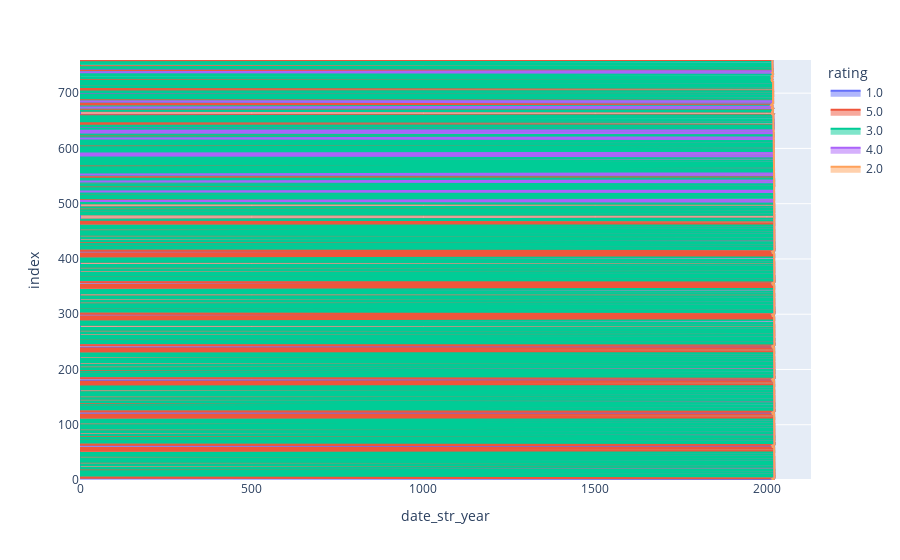

Notebook code for this chart:
### Code cell
fig  = px.area(df_clean, x = 'date_str_year', color='rating')
fig.show()

### Figure 1 — Plotly figure (JSON) as saved in the notebook; plotly's stock layout.template omitted (floating-point values rounded to 4 significant figures; data arrays with more than 128 entries replaced by an {"elided": "..."} marker saying what was removed)
{"data": [{"hovertemplate": "rating=1.0<br>date_str_year=%{x}<br>index=%{y}<extra></extra>", "legendgroup": "1.0", "line": {"color": "#636efa"}, "marker": {"symbol": "circle"}, "mode": "lines", "name": "1.0", "orientation": "h", "showlegend": true, "stackgroup": "1", "type": "scatter", "x": [2015, 2018, 2016, 2015, 2018, 2016, 2015, 2018, 2016, 2015, 2018, 2016, 2015, 2018, 2016, 2015, 2018, 2016, 2015, 2018, 2016, 2015, 2018, 2016, 2021, 2021, 2021, 2021, 2021, 2021, 2020, 2020, 2020, 2020, 2020, 2019, 2020, 2019, 2018, 2018, 2016, 2012, 2017], "xaxis": "x", "y": [0, 1, 2, 60, 61, 62, 120, 121, 122, 180, 181, 182, 240, 241, 242, 297, 298, 299, 354, 355, 356, 411, 412, 413, 516, 531, 541, 546, 556, 573, 582, 597, 603, 605, 624, 639, 643, 659, 695, 698, 723, 724, 744], "yaxis": "y"}, {"hovertemplate": "rating=5.0<br>date_str_year=%{x}<br>index=%{y}<extra></extra>", "legendgroup": "5.0", "line": {"color": "#EF553B"}, "marker": {"symbol": "circle"}, "mode": "lines", "name": "5.0", "orientation": "h", "showlegend": true, "stackgroup": "1", "type": "scatter", "x": {"elided": "349 int values"}, "xaxis": "x", "y": {"elided": "349 int values"}, "yaxis": "y"}, {"hovertemplate": "rating=3.0<br>date_str_year=%{x}<br>index=%{y}<extra></extra>", "legendgroup": "3.0", "line": {"color": "#00cc96"}, "marker": {"symbol": "circle"}, "mode": "lines", "name": "3.0", "orientation": "h", "showlegend": true, "stackgroup": "1", "type": "scatter", "x": [2022, 2022, 2022, 2022, 2021, 2021, 2021, 2022, 2022, 2022, 2022, 2021, 2021, 2021, 2022, 2022, 2022, 2022, 2021, 2021, 2021, 2022, 2022, 2022, 2022, 2021, 2021, 2021, 2022, 2022, 2022, 2022, 2021, 2021, 2021, 2022, 2022, 2022, 2022, 2021, 2021, 2021, 2022, 2022, 2022, 2022, 2021, 2021, 2021, 2022, 2022, 2022, 2022, 2021, 2021, 2021, 2021, 2021, 2021, 2021, 2021, 2021, 2021, 2021, 2021, 2021, 2020, 2020, 2020, 2020, 2020, 2020, 2020, 2020, 2020, 2020, 2020, 2020, 2020, 2020, 2019, 2020, 2020, 2020, 2019, 2019, 2019, 2019, 2018, 2016, 2014, 2018, 2018, 2018, 2018, 2018, 2018, 2018, 2018, 2018, 2017, 2016, 2015, 2018, 2016, 2014, 2016, 2018, 2018, 2017, 2018, 2016, 2016, 2016, 2016, 2016, 2016, 2016, 2016], "xaxis": "x", "y": [4, 13, 15, 17, 53, 56, 58, 64, 73, 75, 77, 113, 116, 118, 124, 133, 135, 137, 173, 176, 178, 184, 193, 195, 197, 233, 236, 238, 244, 253, 255, 257, 291, 294, 296, 301, 310, 312, 314, 348, 351, 353, 358, 367, 369, 371, 405, 408, 410, 415, 424, 426, 428, 464, 467, 469, 489, 508, 509, 513, 517, 526, 532, 547, 548, 560, 562, 568, 576, 585, 586, 589, 595, 598, 601, 606, 614, 616, 622, 630, 644, 645, 646, 647, 652, 654, 655, 660, 669, 670, 680, 681, 686, 687, 688, 690, 706, 707, 708, 709, 720, 725, 726, 728, 730, 731, 732, 734, 735, 739, 740, 749, 750, 751, 752, 755, 757, 758, 760], "yaxis": "y"}, {"hovertemplate": "rating=4.0<br>date_str_year=%{x}<br>index=%{y}<extra></extra>", "legendgroup": "4.0", "line": {"color": "#ab63fa"}, "marker": {"symbol": "circle"}, "mode": "lines", "name": "4.0", "orientation": "h", "showlegend": true, "stackgroup": "1", "type": "scatter", "x": {"elided": "237 int values"}, "xaxis": "x", "y": {"elided": "237 int values"}, "yaxis": "y"}, {"hovertemplate": "rating=2.0<br>date_str_year=%{x}<br>index=%{y}<extra></extra>", "legendgroup": "2.0", "line": {"color": "#FFA15A"}, "marker": {"symbol": "circle"}, "mode": "lines", "name": "2.0", "orientation": "h", "showlegend": true, "stackgroup": "1", "type": "scatter", "x": [2021, 2020, 2021, 2021, 2020, 2020, 2020, 2020, 2020, 2015, 2018, 2018, 2017], "xaxis": "x", "y": [505, 522, 540, 553, 587, 591, 618, 629, 632, 674, 684, 685, 738], "yaxis": "y"}], "layout": {"legend": {"title": {"text": "rating"}, "tracegroupgap": 0}, "margin": {"t": 60}, "xaxis": {"anchor": "y", "domain": [0, 1], "title": {"text": "date_str_year"}}, "yaxis": {"anchor": "x", "domain": [0, 1], "title": {"text": "index"}}}}
